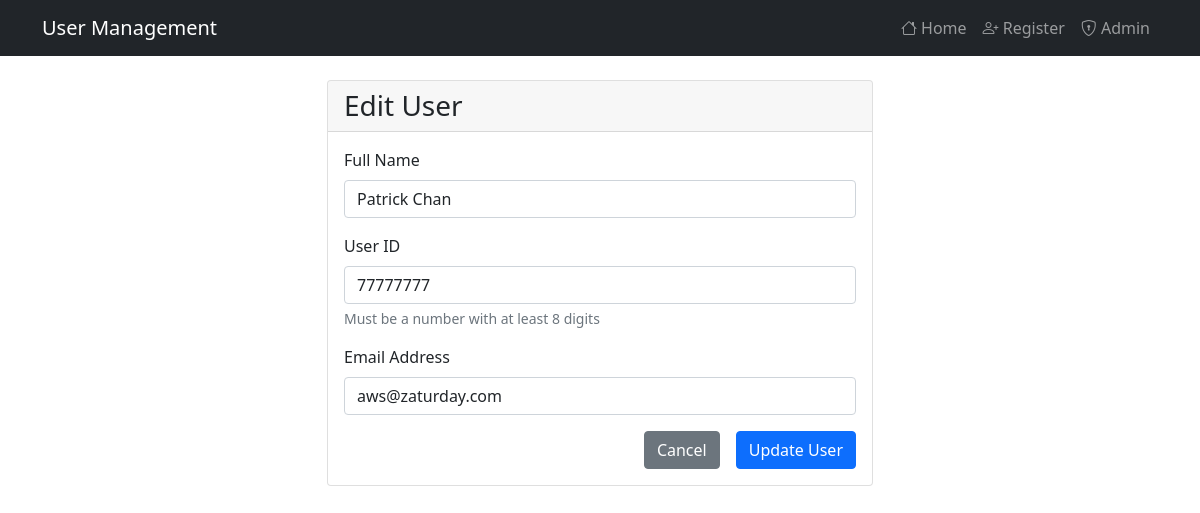
Page /admin/edit/3 (signed in) on the committed database.
### models.py (models this page shows, shortened)
class User(db.Model):
    id = db.Column(db.Integer, primary_key=True)
    name = db.Column(db.String(100), nullable=False)
    uid = db.Column(db.String(50), nullable=False, unique=True)
    email = db.Column(db.String(120), nullable=False)

### blueprints/admin.py (the view, shortened to what this page needs)
@admin_bp.route('/edit/<int:user_id>', methods=['GET', 'POST'])
def edit_user(user_id):
    if not session.get('admin_logged_in'):
        flash('Please login to access admin panel.', 'error')
        return redirect(url_for('admin.login'))
    user = User.query.get_or_404(user_id)
    return render_template('admin/edit_user.html', user=user)

### templates/admin/edit_user.html (shortened to what this page needs)
{% extends "base.html" %}
{% block content %}
<div class="row justify-content-center">
    <div class="col-md-6">
        <div class="card">
            <div class="card-header">
                <h3 class="card-title mb-0">Edit User</h3>
            </div>
            <div class="card-body">
                <form method="POST">
                    <div class="mb-3">
                        <label for="name" class="form-label">Full Name</label>
                        <input type="text" class="form-control" id="name" name="name" value="{{ user.name }}" required>
                    </div>
                    <div class="mb-3">
                        <label for="uid" class="form-label">User ID</label>
                        <input type="text" class="form-control" id="uid" name="uid" value="{{ user.uid }}"
                            pattern="[0-9]{8,}" title="Must be at least 8 digits" placeholder="e.g., 12345678" required>
                        <div class="form-text">Must be a number with at least 8 digits</div>
                    </div>
                    <div class="mb-3">
                        <label for="email" class="form-label">Email Address</label>
                        <input type="email" class="form-control" id="email" name="email" value="{{ user.email }}"
                            required>
                    </div>
                    <div class="d-grid gap-2 d-md-flex justify-content-md-end">
                        <a href="{{ url_for('admin.dashboard') }}" class="btn btn-secondary me-md-2">Cancel</a>
                        <button type="submit" class="btn btn-primary">Update User</button>
                    </div>
                </form>
            </div>
        </div>
    </div>
</div>
{% endblock %}

### rows in the picture
User: name "Patrick Chan", uid "77777777", email "aws@zaturday.com"
